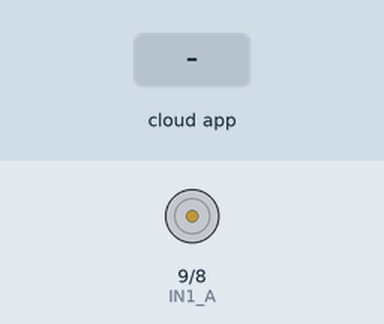
This sketch was run on a simulated Arduino Uno, built with avr-gcc and run on an emulated ATmega328P. Parts: motor-driver pin pairs drawn as motors (green arrow = first pin HIGH = forward, orange = second pin HIGH = backward, longer = more drive, scaled by the enable pin). The inputs (shaded band) are chosen by the test bench. The ROS host is connected and sends only what is stated.

Above: at 1.2 s.
1.3 s: the phone or cloud app sets dc_l298n to 0
2.8 s: the phone or cloud app sets dc_l298n to 45
At 4.0 s:
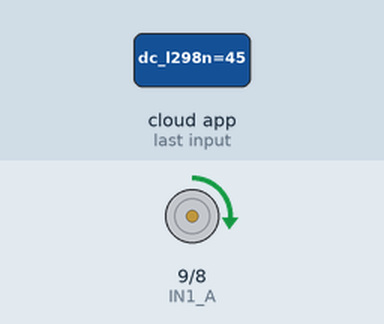
4.3 s: the phone or cloud app sets dc_l298n to 90
At 5.2 s:
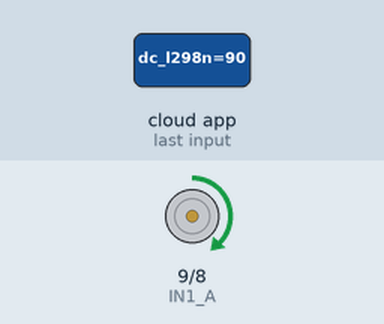
5.8 s: the phone or cloud app sets dc_l298n to 180
At 6.4 s:
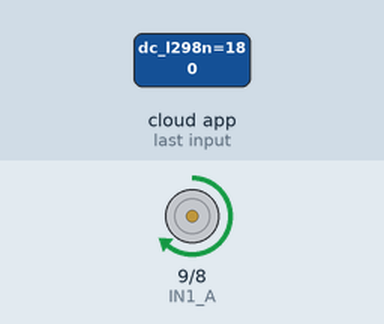
Timing chart, 0 to 8.3 s (numbered marks = the images above; inputs shaded):
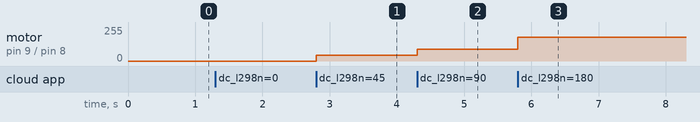

Measured:
- after the input at 2.8 s, motor on pin 9 (IN1_A) / pin 8 (IN2_A): stopped → forward 45/255 at once
- after the input at 4.3 s, motor on pin 9 (IN1_A) / pin 8 (IN2_A): forward 45/255 → forward 90/255 at once
- after the input at 5.8 s, motor on pin 9 (IN1_A) / pin 8 (IN2_A): forward 90/255 → forward 180/255 at once

The sketch:

test_ros_motor_sub.ino
```cpp
//ros
#if (ARDUINO >= 100)
 #include <Arduino.h>
#else
 #include <WProgram.h>
#endif

#include <ros.h>
#include <std_msgs/UInt16.h>

//motor
#define ENABLE_A  10
#define IN1_A  9
#define IN2_A  8


ros::NodeHandle  nh;

void dc_l298n( const std_msgs::UInt16& cmd_msg)
{
  digitalWrite(IN1_A, HIGH);  //
  digitalWrite(IN2_A, LOW);  //
  analogWrite(ENABLE_A, cmd_msg.data); //set motor speed, should be from 0-255

}


ros::Subscriber<std_msgs::UInt16> sub("dc_l298n", dc_l298n);

void setup()
{
  pinMode(IN1_A, OUTPUT); // 방향1
  pinMode(IN2_A, OUTPUT); // 방향2
  pinMode(ENABLE_A, OUTPUT); // 속도

  nh.initNode();
  nh.subscribe(sub);
}

void loop(){
  nh.spinOnce();
  delay(1);
}
```
